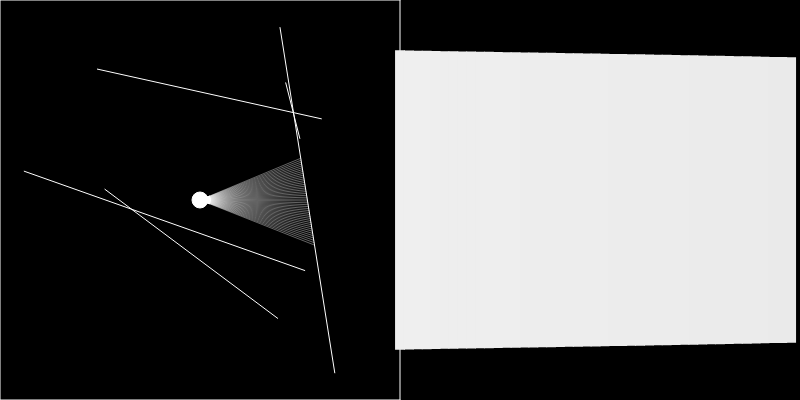
Frame 1 (no input)
Frame 60 (no input): identical to frame 1, image omitted
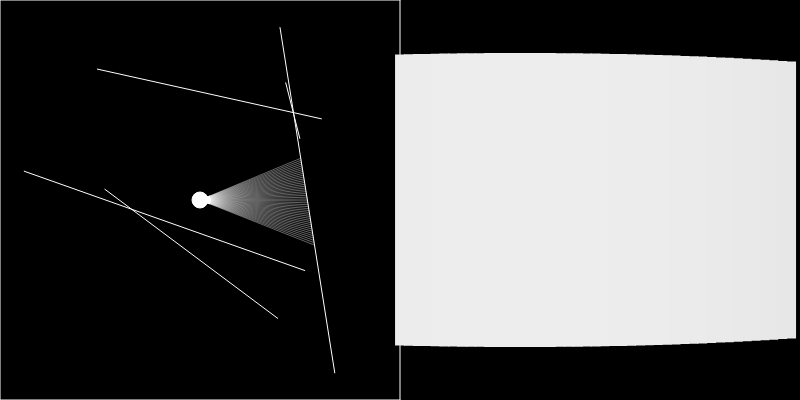
Frame 120 (the mouse pressed at the canvas centre since frame 60)

The p5.js sketch that drew these frames (run headless with seeded random() and noise() and a simulated clock; from frame 60 on, the mouse is pressed at the canvas centre):

// p5.js sketch
// ── sketch.js
let walls = [];
let ray;
let particle;
let xoff = 0;
let yoff = 10000;

let sceneW = 400;
let sceneH = 400;
let sliderFOV;

function setup() {
  createCanvas(800, 400);
  //Making a new boundary instance
  for(let i = 0; i < 5; i++) {
    let x1 = random(sceneW);
    let x2= random(sceneW);
    let y1 = random(sceneH);
    let y2 = random(sceneH);
    walls[i] = new Boundary(x1, x2, y1, y2);
  }
  walls.push(new Boundary(0, 0, sceneW, 0));
  walls.push(new Boundary(sceneW, 0, sceneW, sceneH));
  walls.push(new Boundary(sceneW, sceneH, 0, sceneH));
  walls.push(new Boundary(0, sceneH, 0, 0));
  particle = new Particle();
  sliderFOV = createSlider(0, 360, 45);
  sliderFOV.input(changeFOV);
  //ray = new Ray(100, 200);
}

function changeFOV() {
  const fov = sliderFOV.value();
  particle.updateFOV(fov);
}

function draw() {
  if (keyIsDown(RIGHT_ARROW)) {
    particle.rotate(0.05);
  } if (keyIsDown(LEFT_ARROW)) {
    particle.rotate(-0.05);
  } if (keyIsDown(UP_ARROW)) {
    particle.move(1);
  } if (keyIsDown(DOWN_ARROW)) {
    particle.move(-1);
  }
  
  background(0);
  //fill(255, 0, 0);
  //textSize(35);
  //text("IT IS COMING", 100, 350);
  //Telling the wall and ray to show
  for(let wall of walls) {
      wall.show();
  }
  //particle.update(mouseX, mouseY);
  //particle.update(noise(xoff)*sceneW, noise(yoff)*sceneH);
  particle.show();
    
  //xoff += 0.01;
  //yoff += 0.01;
  
  const scene = particle.look(walls);
  const w = sceneW / scene.length;
  push();
  translate(sceneW, 0);
  for(let i = 0; i < scene.length; i++) {
    noStroke();
    const sq = scene[i]*scene[i];
    const wSq = sceneW * sceneW;
    const b = map(sq, 0, wSq, 255, 0);
    const h = map(scene[i], 0, sceneW, sceneH, 0);
    fill(b);
    rectMode(CENTER);
    rect((i* (w + w))/2, sceneH/2, w+1, h);
    //17:15
  }
  pop();
  // ray.show();
  // ray.lookAt(mouseX, mouseY);
  
  //let pt = ray.cast(wall);
  // if(pt) {
  //   fill(255);
  //   ellipse(pt.x, pt.y, 8, 8);
  // }
}

// ── boundary.js
class Boundary {
    //Creating the constructor class for the boundary using two sets of coordiantes to draw a line between
  constructor(x1, y1, x2, y2) {
    this.a = createVector(x1, y1);
    this.b = createVector(x2, y2);
  }
  
  show() {
    //Uses the provided points to draw a boundary
    stroke(255, 255, 255);
    line(this.a.x, this.a.y, this.b.x, this.b.y);
  }
}

// ── particle.js
class Particle {
  constructor() {
    this.fov = 45;
    this.pos = createVector(sceneW/2, sceneH/2);
    this.rays = [];
    this.heading = 0;
    //Creating rays casting out in all diretions using position and the angle (raidians)
    for(let a = (-this.fov) /2; a < this.fov/2; a+=1) {
      this.rays.push(new Ray(this.pos, radians(a)));
    }
  }
  
  updateFOV(fov) {
    this.fov = fov;
    this.rays = [];
    for(let a = (-this.fov) /2; a < this.fov/2; a+=1) {
      this.rays.push(new Ray(this.pos, radians(a) + this.heading));
    }
  }
  
  rotate(angle) {
    this.heading += angle;
    let index = 0;
    for(let a = (-this.fov) /2; a < this.fov/2; a += 1) {
      this.rays[index].setAngle(radians(a) + this.heading);
      index++;
    }
  }
  
  move(amt, strafe) {
    const vel = p5.Vector.fromAngle(this.heading);
    vel.setMag(amt);
    const velStrafe = p5.Vector.fromAngle(this.heading + radians(90));
    velStrafe.setMag(strafe);
    this.pos.add(vel);
    this.pos.add(velStrafe);
  }
  
  update(x,y) {
    this.pos.set(x,y);
  }
  
  look(walls) {
    const scene = [];
    for(let i = 0; i < this.rays.length; i++) {
      const ray = this.rays[i];
      let closest = null;
      let record = Infinity;
      for(let wall of walls) {
        const pt = ray.cast(wall);
        if(pt) {
          //line(this.pos.x, this.pos.y, pt.x, pt.y);
          let d = p5.Vector.dist(this.pos, pt);
          const a = ray.dir.heading() - this.heading;
          if(!mouseIsPressed) {
            d *= cos(a);
          }
          if(d < record) {
            record = d;
            closest = pt;
          }
        }
      }
      if(closest) {
        //replace rgb value with '255' to make rays white, leave last value of 100 for transparency
        stroke(255, 100);
        line(this.pos.x, this.pos.y, closest.x, closest.y);
      }
      scene[i] = record;
    }
    return scene;
  }
  
  show() {
    //255 for a white gorb
    fill(255);
    ellipse(this.pos.x, this.pos.y, 16);
    for (let ray of this.rays) {
      ray.show();
    }
  }
}

// ── ray.js
class Ray {
  //Creating the constructor class for ray in order to make it using a vector for its position and an angle 
  constructor(pos, angle) {
    this.pos = pos;
    this.dir = p5.Vector.fromAngle(angle);
  }
  
  setAngle(angle) {
    this.dir = p5.Vector.fromAngle(angle);
  }
  
  lookAt(x, y) {
    this.dir.x = x - this.pos.x;
    this.dir.y = y - this.pos.y;
    this.dir.normalize();
  }
  
  show() {
    stroke(255);
    push();
    //Translates ray to position (mouse in this case)
    translate(this.pos.x, this.pos.y);
    //In this position, draw the ray in the correct orientation
    line(0,0, this.dir.x * 10, this.dir.y * 10);
    pop();
  }
  
  cast(wall) {
    //Declaring variables for line intersection equation
    const x1 = wall.a.x;
    const y1 = wall.a.y;
    const x2 = wall.b.x;
    const y2 = wall.b.y;
    
    const x3 = this.pos.x;
    const y3 = this.pos.y;
    const x4 = this.pos.x + this.dir.x;
    const y4 = this.pos.y + this.dir.y;
    
    //Calcualting the denominator of u and t
    var den = ((x1 - x2) * (y3 - y4)) - ((y1 - y2) * (x3 - x4));
    if(den == 0) {
      return;
    }
    
    const t = ((x1 - x3) * (y3 - y4) - (y1 - y3) * (x3 - x4)) / den;
    const u = -((x1 - x2) * (y1 - y3) - (y1 - y2) * (x1- x3)) / den;
    
    if(t > 0 && t < 1 && u > 0) {
      const pt = createVector();
      pt.x = x1 + t  * (x2 - x1);
      pt.y = y1 + t  * (y2 - y1);
      return pt;
    } else {
      return;
    }
    
  }
}
